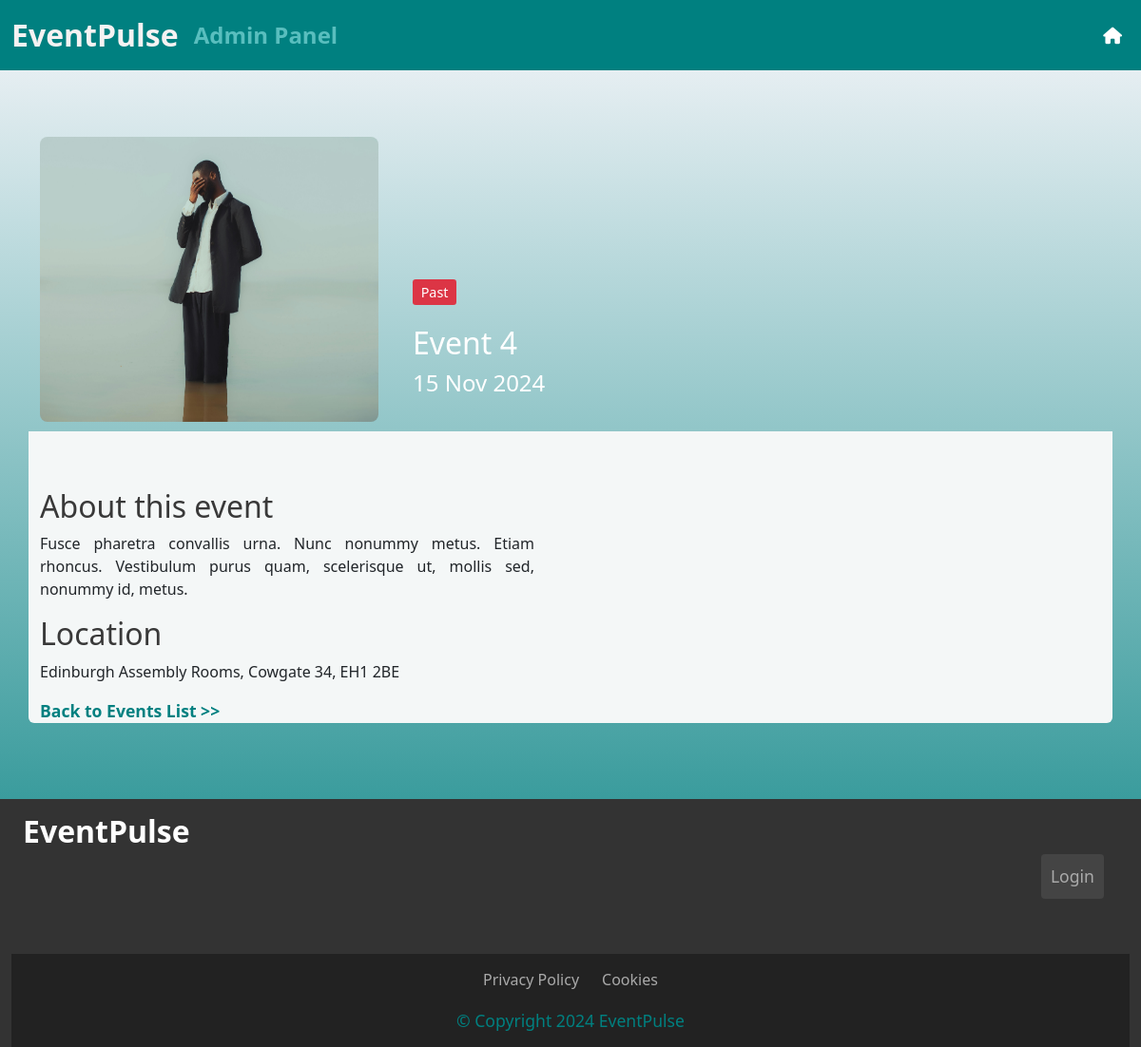
The app's page /admin/events/7, older data.
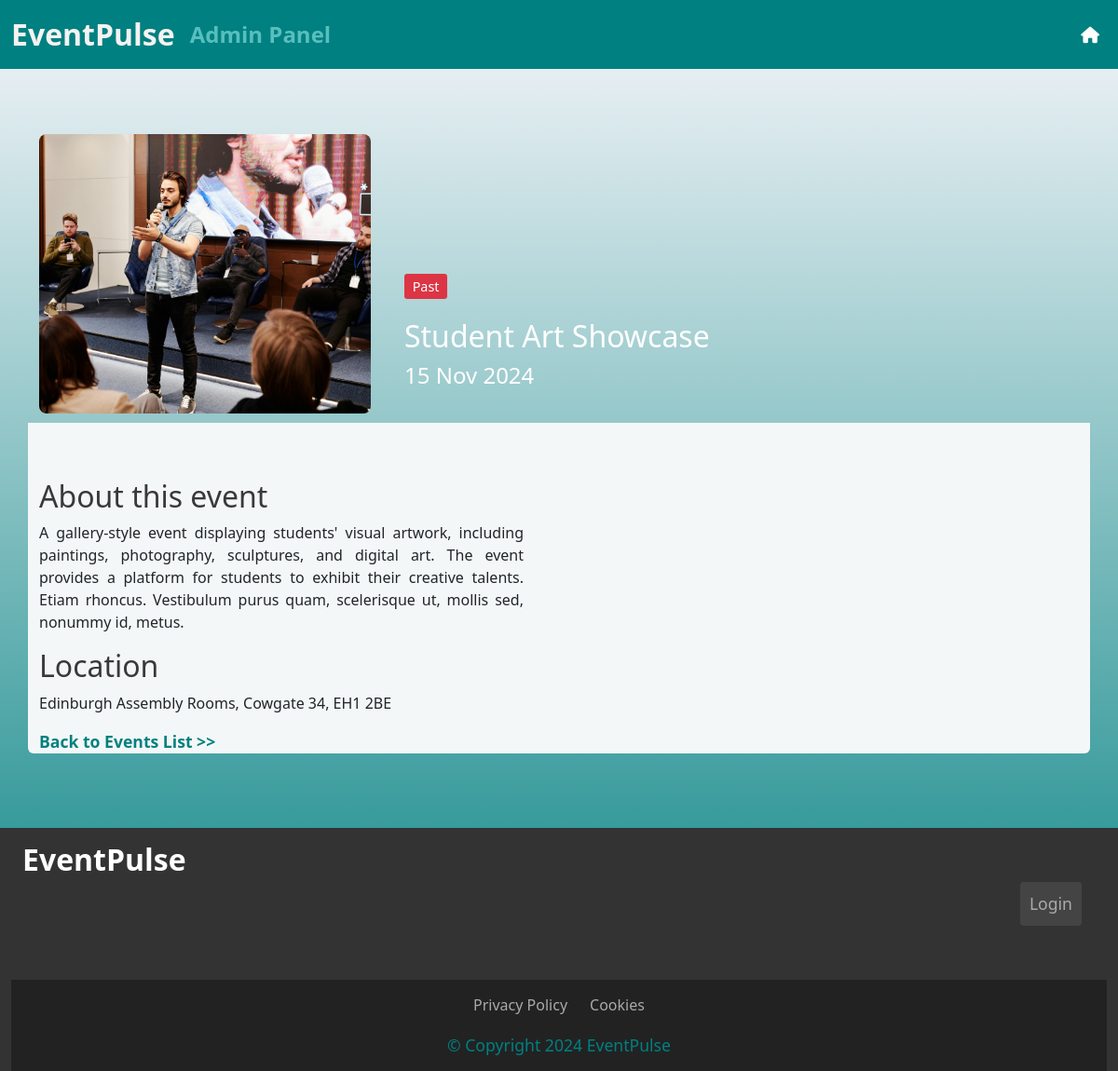
The same page, newer data.
### app.py (models this page shows)
class Event(db.Model):
    eventId = db.Column(db.Integer, primary_key=True)
    eventName = db.Column(db.String(100), nullable=False)
    description = db.Column(db.Text)
    date = db.Column(db.Date, nullable=False)
    location = db.Column(db.String(100), nullable=False)
    tag = db.Column(db.Enum(EventStatus), nullable=False)
    image_url = db.Column(db.String(255), nullable=True)
    votes = db.Column(db.Integer, default=0)

### app.py (the view)
@app.route('/admin/events/<int:event_id>', methods=['GET', 'POST'])
def admin_event_detail(event_id):
    stmt = select(Event).filter(Event.eventId == event_id)
    event = db.session.execute(stmt).scalar_one_or_none()
    if event is None:
        return redirect(url_for('admin_index'))  # or handle 404
    if request.method == 'POST':
        event.votes += 1
        if event.votes >= 200 and event.tag != EventStatus.Confirmed:
            event.tag = EventStatus.Confirmed  # Update the tag to 'Confirmed'
        db.session.commit()
        return redirect(url_for('vote_confirmation', event_id=event_id))
    return render_template('event.html', event=event)

### app.py (called while the page is built)
@app.before_request
def update_event_tags():
    db.create_all()
    today = date.today()
    events_to_update = Event.query.filter(
        Event.date < today,
        Event.tag.in_([EventStatus.Proposed, EventStatus.Confirmed])
    ).all()
    for event in events_to_update:
        event.tag = EventStatus.Past  # Change the tag to 'Past'
    db.session.commit()

### templates/event.html (shortened to what this page needs)
{% extends 'base.html' %}
{% block content %}
<div class="container topbox rounded-top">
    <div class="row">
        <div class="col-12 col-md-4 col-lg-4">
            {% if event.image_url %}
            <img src="{{ url_for('static', filename=event.image_url) }}" alt="Event Image" id="eventImageLarge">
            {% endif %}
        </div>
        <div class="col-12 col-md-8 col-lg-8 d-flex flex-column" id="textContainer">
            <div class="container title-box">
                <p class="card-text">
                    <span class="tag-pill
                        {% if event.tag.value == 'Confirmed' %}tag-pill-tag1
                        {% elif event.tag.value == 'Proposed' %}tag-pill-tag2
                        {% else %}tag-pill-tag3
                        {% endif %}">
                        {{ event.tag.value }}
                    </span>
                </p>
                <p class="card-text" id="eventName">{{ event.eventName }}</p>
                <p class="card-text" id="eventDate">{{ event.date.strftime('%d %b %Y')}}</p>
            </div>
        </div>
    </div>
</div>
<div class="container bottombox rounded-bottom">
    <div class="row">
        <div class="col-12 col-md-6 col-lg-8" id="infobox">
            <h2 id="eventInfo">About this event</h2>
            <p id="description">{{ event.description }}</p>
            <h2 id="eventInfo">Location</h2>
            <p>{{ event.location }}</p>
        </div>
    </div>
    <a href="{{ url_for('index') }}"><strong>Back to Events List >></strong></a>
</div><br><br>
{% endblock %}

### templates/base.html (shortened to what this page needs)
<!doctype html>
<html lang="en">
<head>
  <link rel="stylesheet" href="{{ url_for('static', filename='css/style.css') }}">
  <link href="https://cdn.jsdelivr.net/npm/bootstrap@5.3.3/dist/css/bootstrap.min.css" rel="stylesheet"
>
</head>
<body>
  <nav class="navbar navbar-expand-lg navbar-light ">
    <div class="container-fluid">
      <a class="navbar-brand" id="brand1" href="{{ url_for('index') }}">EventPulse</a>
      {% if request.path != url_for('admin_index') %}
      <a class="navbar-brand" id="brand2" href="{{ url_for('admin_index') }}">Admin Panel</a>
      {% endif %}
      <div class="collapse navbar-collapse" id="navbarNav">
        <ul class="navbar-nav ms-auto">
          {% if current_user.is_authenticated %}
          <li class="nav-item">
            {% if request.path == url_for('admin_index') %}
            <a class="nav-link" href="{{ url_for('index') }}">
              <i class="fa-solid fa-house fa-lg" style="color: #ffffff;"></i>
            </a>
          </li>
          {% endif %}
          {% if request.path != url_for('admin_index') %}
          <li class="nav-item">
            <a class="nav-link" href="{{ url_for('admin_index') }}">
              <i class="fa-solid fa-gear fa-lg" style="color: #ffffff;"></i>
            </a>
          </li>
          {% endif %}
          <li class="nav-item">
            <a class="nav-link" href="{{ url_for('logout') }}">
              <i class="fas fa-sign-out-alt fa-lg" style="color: #ffffff;"></i>
            </a>
          </li>
          {% else %}
          <li class="nav-item">
            <a class="nav-link" href="{{ url_for('index') }}">
              <i class="fa-solid fa-house" style="color: #ffffff;"></i>
            </a>
          </li>
          {% endif %}
        </ul>
      </div>
    </div>
  </nav>
  {% block content %}
  {% endblock %}
  <footer>
    <div class="container-fluid justify-content-between">
      <div class="row">
        <div class="col-lg-8 col-xs-12">
          <span class="footer-text">
            {% block page_name %}EventPulse{% endblock %}
          </span><br><br>
        </div>
        <div class="col-lg-4 col-xs-12 d-flex justify-content-end ">
          <div class="container-fluid d-flex justify-content-end py-5">
            {% if current_user.is_authenticated %}
            <a href="{{ url_for('logout') }}" class="footer-button">Logout</a>
            {% else %}
            <a href="{{ url_for('login') }}" class="footer-button">Login</a>
            {% endif %}
          </div>
        </div>
      </div>
      <div class="footer-bottom">
        <div class="container">
          <div class="row justify-content-center text-white">
            <div class="col-auto">
              <a href="https://www.termsfeed.com/live/f3ef7bae-0065-45b0-a134-18945e9e9598"
                class="footer-link-bottom">Privacy Policy</a>
            </div>
            <div class="col-auto">
              <a href="https://www.termsfeed.com/live/984b313c-70ca-4795-993a-67aada35decd"
                class="footer-link-bottom">Cookies</a>
            </div>
          </div>
          <div class="row text-center text-white pt-2">
            <div class="col-12">
              <div class="footer-bottom__copyright">
                <a class="copyright">&COPY; Copyright 2024 EventPulse</a>
              </div>
            </div>
          </div>
        </div>
      </div>
    </div>
  </footer>
</body>
</html>

### static/css/style.css (style rules this page uses)
body { background: rgb(246, 246, 250); background: linear-gradient(180deg, rgba(246, 246, 250, 1) 0%, rgba(0, 128, 128, 1) 100%); color: #f9f9f9; margin: 0; padding: 0; font-family: 'Open Sans', sans-serif; width: 100%; height: 100%; }
.navbar-light { background-color: #008080 !important; }
#brand1 { color: #f6f2f2 !important; font-weight: bold !important; font-size: 2.0rem !important; }
#brand2 { color: #59bebe !important; font-weight: bold !important; font-size: 1.5rem !important; }
.tag-pill { display: inline-block; padding: 0.2em 0.6em; font-size: 0.9em; color: #fff; background-color: #6c757d; border-radius: 0.2rem; }
.topbox { margin-top: 5%; background-color: none; color: #fff; }
.bottombox { background-color: #f4f7f7; padding-top: 5%; }
#eventImageLarge { width: 100%; height: 300px; border-radius: 8px; margin-top: 10px; margin-bottom: 10px; margin-left: 0px; object-fit: cover; object-position: center; }
.title-box { margin-top: 10rem; }
.title-box p+p { margin-top: 0 !important; margin-bottom: 0 !important; }
.d-flex.flex-column { display: flex; flex-direction: column; height: 100%; }
h2 { color: #008080 !important; font-size: 24px; }
#eventInfo { color: rgb(57, 57, 57) !important; }
.tag-pill { padding: 0.2rem 0.5rem; background-color: #d63384; color: white; border-radius: 50px; display: inline-block; }
#eventName { font-size: 32px !important; }
#eventDate { font-size: 24px; }
a { text-decoration: none !important; color: #008080 !important; font-size: 1.1rem !important; }
#description { text-align: justify; }
#infobox { padding-right: 20%; }
.tag-pill { display: inline-block; padding: 0.2em 0.6em; font-size: 0.9em; color: #fff; border-radius: 0.2rem; }
.tag-pill-tag3 { background-color: #dc3545; }
footer { background-color: #333; color: #fff; margin-top: 32px; font-size: 0.9em; }
footer .row { margin: 0; padding: 10px 0; }
footer .footer-text { font-size: 2rem; font-weight: bold; color: #fff !important; }
.footer-button { color: #aaa !important; background-color: #444; border: none; padding: 10px; font-size: 0.9em; border-radius: 4px; text-decoration: none; display: inline-block; transition: background-color 0.3s ease, color 0.3s ease; }
.container-fluid.d-flex.justify-content-end { padding-right: 15px; }
.footer-link-bottom { color: #aaa !important; font-size: 1rem !important; }
.footer-bottom { background-color: #222; color: #aaa; padding: 5px 5px; font-size: 0.8em; text-align: center; }

Row changes from the older to the newer data that the page shows:
changed Event "Edinburgh Assembly Rooms, Cowgate 34, EH1 2BE": image_url: a different picture; eventName "Event 4" → "Student Art Showcase"; description "Fusce pharetra convallis urna. Nunc nonummy metus. Etiam rhoncus. Vestibulum purus quam, scelerisque ut, mollis sed, nonummy id, metus." → "A gallery-style event displaying students' visual artwork, including paintings, photography, sculptures, and digital art. The event provides a platform for students to exhibit their creative talents. Etiam rhoncus. Vestibulum purus…"
